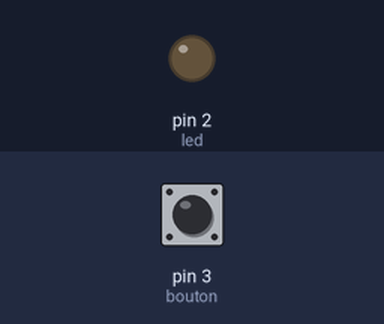
A sketch run on a simulated Arduino Uno, built with avr-gcc and run on an emulated ATmega328P. On the bench: output pins drawn as LEDs (lit = HIGH). The inputs (shaded band) are chosen by the test bench; at power-on: pin 3 (bouton) HIGH.

Above: at 1.2 s.
1.3 s: pin 3 (bouton) pulled LOW for 0.15 s
At 1.37 s:
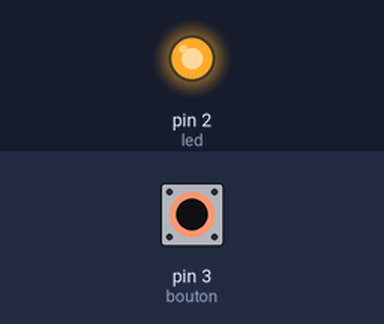
2.9 s: pin 3 (bouton) pulled LOW for 3.2 s
At 7.2 s:
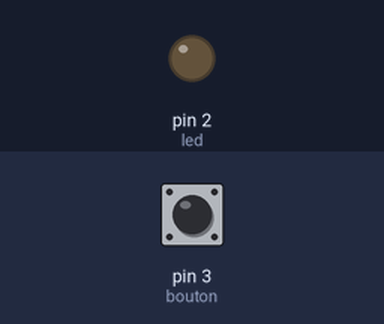
Timing chart, 0 to 8.7 s (numbered marks = the images above; inputs shaded):
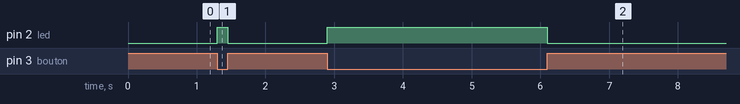

The sketch:

led-button.ino
```cpp
const int led = 2;
const int bouton = 3; // un bouton sur la broche 3
int etat;
void setup() {
  // put your setup code here, to run once:
  pinMode(led, OUTPUT);
  pinMode(bouton, INPUT);
  digitalWrite(bouton, HIGH);

}

void loop() {
  etat = digitalRead(bouton);

  if(etat == HIGH) {
    digitalWrite(led, LOW);
  } else {
    digitalWrite(led, HIGH);
  }
}
```

Measured:
- after the input at 1.3 s, pin 2 (led): LOW → HIGH at once, → LOW 0.15 s later
- after the input at 2.9 s, pin 2 (led): LOW → HIGH at once, → LOW 3.2 s later
